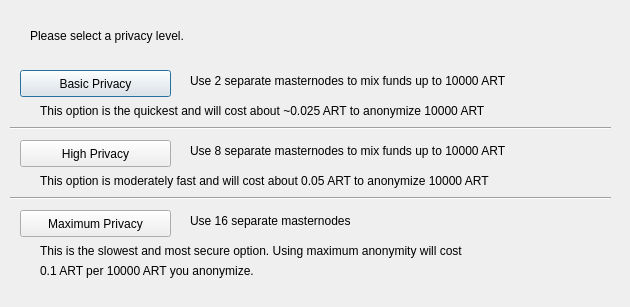
<?xml version="1.0" encoding="UTF-8"?>
<ui version="4.0">
 <class>ObfuscationConfig</class>
 <widget class="QDialog" name="ObfuscationConfig">
  <property name="geometry">
   <rect>
    <x>0</x>
    <y>0</y>
    <width>630</width>
    <height>307</height>
   </rect>
  </property>
  <property name="windowTitle">
   <string>Configure Obfuscation</string>
  </property>
  <widget class="QPushButton" name="buttonBasic">
   <property name="geometry">
    <rect>
     <x>20</x>
     <y>70</y>
     <width>151</width>
     <height>27</height>
    </rect>
   </property>
   <property name="text">
    <string>Basic Privacy</string>
   </property>
  </widget>
  <widget class="QPushButton" name="buttonHigh">
   <property name="geometry">
    <rect>
     <x>20</x>
     <y>140</y>
     <width>151</width>
     <height>27</height>
    </rect>
   </property>
   <property name="text">
    <string>High Privacy</string>
   </property>
  </widget>
  <widget class="QPushButton" name="buttonMax">
   <property name="geometry">
    <rect>
     <x>20</x>
     <y>210</y>
     <width>151</width>
     <height>27</height>
    </rect>
   </property>
   <property name="text">
    <string>Maximum Privacy</string>
   </property>
  </widget>
  <widget class="QLabel" name="label">
   <property name="geometry">
    <rect>
     <x>30</x>
     <y>20</y>
     <width>571</width>
     <height>31</height>
    </rect>
   </property>
   <property name="text">
    <string>Please select a privacy level.</string>
   </property>
  </widget>
  <widget class="QLabel" name="label_2">
   <property name="geometry">
    <rect>
     <x>190</x>
     <y>70</y>
     <width>421</width>
     <height>21</height>
    </rect>
   </property>
   <property name="text">
    <string>Use 2 separate masternodes to mix funds up to 10000 ART</string>
   </property>
  </widget>
  <widget class="QLabel" name="label_3">
   <property name="geometry">
    <rect>
     <x>190</x>
     <y>140</y>
     <width>411</width>
     <height>21</height>
    </rect>
   </property>
   <property name="text">
    <string>Use 8 separate masternodes to mix funds up to 10000 ART</string>
   </property>
  </widget>
  <widget class="QLabel" name="label_4">
   <property name="geometry">
    <rect>
     <x>190</x>
     <y>210</y>
     <width>421</width>
     <height>21</height>
    </rect>
   </property>
   <property name="text">
    <string>Use 16 separate masternodes</string>
   </property>
  </widget>
  <widget class="QLabel" name="label_6">
   <property name="geometry">
    <rect>
     <x>40</x>
     <y>100</y>
     <width>561</width>
     <height>21</height>
    </rect>
   </property>
   <property name="text">
    <string>This option is the quickest and will cost about ~0.025 ART to anonymize 10000 ART</string>
   </property>
  </widget>
  <widget class="QLabel" name="label_7">
   <property name="geometry">
    <rect>
     <x>40</x>
     <y>170</y>
     <width>561</width>
     <height>21</height>
    </rect>
   </property>
   <property name="text">
    <string>This option is moderately fast and will cost about 0.05 ART to anonymize 10000 ART</string>
   </property>
  </widget>
  <widget class="QLabel" name="label_8">
   <property name="geometry">
    <rect>
     <x>40</x>
     <y>240</y>
     <width>561</width>
     <height>21</height>
    </rect>
   </property>
   <property name="text">
    <string>This is the slowest and most secure option. Using maximum anonymity will cost</string>
   </property>
  </widget>
  <widget class="QLabel" name="label_9">
   <property name="geometry">
    <rect>
     <x>40</x>
     <y>260</y>
     <width>561</width>
     <height>21</height>
    </rect>
   </property>
   <property name="text">
    <string>0.1 ART per 10000 ART you anonymize.</string>
   </property>
  </widget>
  <widget class="Line" name="line">
   <property name="geometry">
    <rect>
     <x>10</x>
     <y>120</y>
     <width>601</width>
     <height>16</height>
    </rect>
   </property>
   <property name="orientation">
    <enum>Qt::Horizontal</enum>
   </property>
  </widget>
  <widget class="Line" name="line_2">
   <property name="geometry">
    <rect>
     <x>10</x>
     <y>190</y>
     <width>601</width>
     <height>16</height>
    </rect>
   </property>
   <property name="orientation">
    <enum>Qt::Horizontal</enum>
   </property>
  </widget>
 </widget>
 <resources/>
 <connections/>
</ui>
